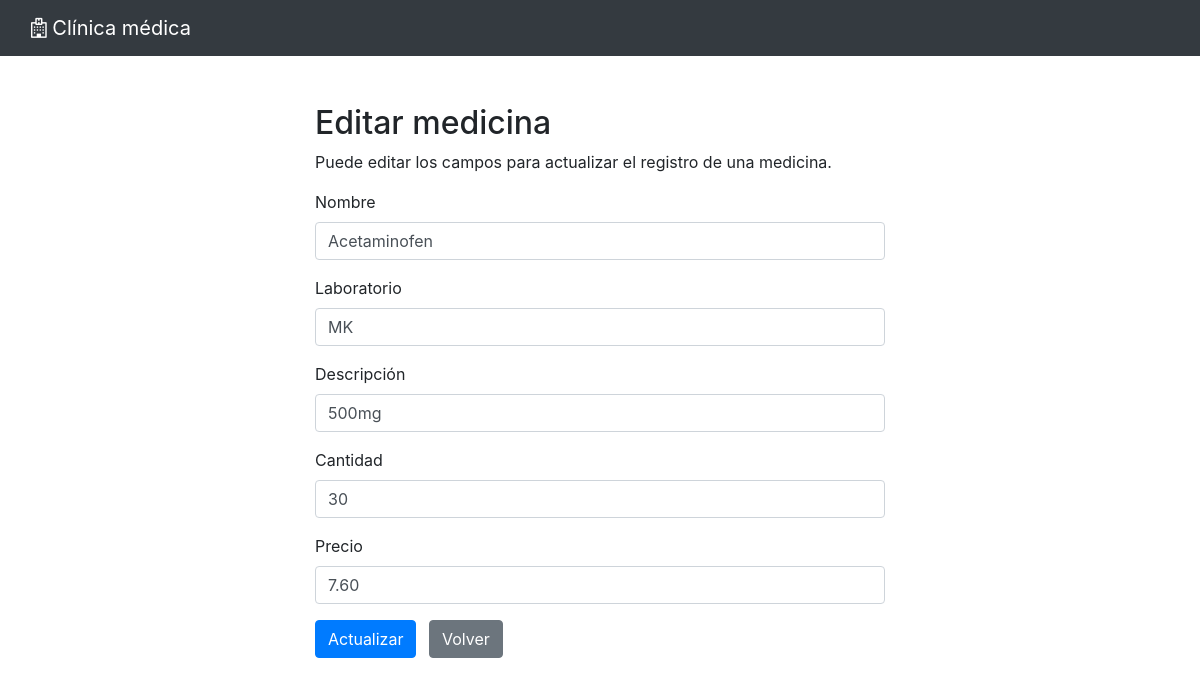
The app's page /medicinas/update.php?id=1 (signed in) with its own data.
### tables this page shows
CREATE TABLE `medicinas` (
  `id` int(11) NOT NULL,
  `nombre` varchar(50) NOT NULL,
  `laboratorio` varchar(50) NOT NULL,
  `descripcion` varchar(100) DEFAULT NULL,
  `cantidad` int(10) DEFAULT NULL,
  `precio` decimal(10,2) DEFAULT 0.00,
  `imagen` varchar(2083) DEFAULT NULL
);

### medicinas/update.php (the view, shortened to what this page needs)
<?php
require_once "../config.php";
$name = "";
$laboratory = "";
$description = "";
$quantity = 0;
$price = 0;
$nameError = $laboratoryError = $descriptionError = $quantityError = $priceError = "";
try {
    if (isset($_POST["id"]) && !empty($_POST["id"])) {
        $id = $_POST["id"];
        $inputName = trim($_POST["name"]);
        if (empty($inputName)) {
            $nameError = "Nombre no debe estar en blanco.";
        } else {
            $name = $inputName;
        }
        $inputLaboratory = trim($_POST["laboratory"]);
        if (empty($inputLaboratory)) {
            $laboratoryError = "Laboratorio no debe estar en blanco.";
        } else {
            $laboratory = $inputLaboratory;
        }
        $inputDescription = trim($_POST["description"]);
        if (empty($inputDescription)) {
            $descriptionError = "Descripción no debe estar en blanco.";
        } else {
            $description = $inputDescription;
        }
        $inputQuantity = trim($_POST["quantity"]);
        if ($inputQuantity > 999) {
            $quantityError = "La cantidad máxima es 999.";
        } else if ($inputQuantity <= 0) {
            $quantityError = "La cantidad mínima es 1.";
        } else {
            $quantity = $inputQuantity;
        }
        $inputPrice = trim($_POST["price"]);
        if ($inputPrice <= 0) {
            $priceError = "El monto mínimo del precio debe ser $0.01";
        } else {
            $price = $inputPrice;
        }
        if (empty($nameError) && empty($laboratoryError) && empty($descriptionError) && empty($quantityError) && empty($priceError)) {
            $sql = "UPDATE medicinas SET nombre = ?, laboratorio = ?, descripcion = ?, cantidad = ?, precio = ? WHERE id = ?";
            if ($stmt = mysqli_prepare($link, $sql)) {
                mysqli_stmt_bind_param($stmt, "sssssi", $paramName,$paramLaboratory, $paramDescription, $paramQuantity, $paramPrice, $paramId);
                $paramName = $name;
                $paramLaboratory = $laboratory;
                $paramDescription = $description;
                $paramQuantity = $quantity;
                $paramPrice = $price;
                $paramId = $id;
                if (mysqli_stmt_execute($stmt)) {
                    header("location: index.php");
                    exit();
                } else {
                    echo "Hubo un error al actualizar la información de la medicina.";
                }
            }
            mysqli_stmt_close($stmt);
        }
        mysqli_close($link);
    } else {
        if (isset($_GET["id"]) && !empty(trim($_GET["id"]))) {
            $sql = "SELECT * FROM medicinas WHERE id = ?";
            if ($stmt = mysqli_prepare($link, $sql)) {
                mysqli_stmt_bind_param($stmt, "i", $paramId);
                if (mysqli_stmt_execute($stmt)) {
                    $result = mysqli_stmt_get_result($stmt);
                    if (mysqli_num_rows($result) == 1) {
                        $row = mysqli_fetch_array($result, MYSQLI_ASSOC);
                        $name = $row["nombre"];
                        $laboratory = $row["laboratorio"];
                        $description = $row["descripcion"];
                        $quantity = $row["cantidad"];
                        $price = $row["precio"];
                    } else {
                        header("location: error.php");
                        exit();
                    }
                } else {
                    echo "Hubo un error al obtener la información de la medicina.";
                }
            }
        } else {
            header("location: error.php");
            exit();
        }
    }
} catch (Exception $e) {
    echo $e->getMessage();
}
?>
<!DOCTYPE html>
<html lang="en">
<head>
    <link rel="stylesheet" href="https://stackpath.bootstrapcdn.com/bootstrap/4.5.2/css/bootstrap.min.css">
    <link rel="stylesheet" href="https://maxcdn.bootstrapcdn.com/font-awesome/4.7.0/css/font-awesome.min.css">
</head>
<body>
<nav class="navbar navbar-dark bg-dark">
    <div class="container-fluid">
        <a class="navbar-brand" style="color:white"><i class="fa fa-hospital-o"></i> Clínica médica</a>
    </div>
</nav>
<div class="wrapper">
    <div class="container-fluid">
        <div class="row">
            <div class="col-md-12">
                <h2 class="mt-5">Editar medicina</h2>
                <p>Puede editar los campos para actualizar el registro de una medicina.</p>
                <form action="<?php echo htmlspecialchars(basename($_SERVER['REQUEST_URI'])); ?>" method="post">
                    <div class="form-group">
                        <label>Nombre</label>
                        <input type="text" name="name"
                               class="form-control <?php echo (!empty($nameError)) ? 'is-invalid' : ''; ?>"
                               value="<?php echo $name; ?>">
                    </div>
                    <div class="form-group">
                        <label>Laboratorio</label>
                        <input type="text" name="laboratory" maxlength="50"
                               class="form-control <?php echo (!empty($laboratoryError)) ? 'is-invalid' : ''; ?>"
                               value="<?php echo $laboratory; ?>">
                    </div>
                    <div class="form-group">
                        <label>Descripción</label>
                        <input type="text" name="description" maxlength="100"
                               class="form-control <?php echo (!empty($descriptionError)) ? 'is-invalid' : ''; ?>"
                               value="<?php echo $description; ?>">
                    </div>
                    <div class="form-group">
                        <label>Cantidad</label>
                        <input type="number" name="quantity"
                               class="form-control <?php echo (!empty($quantityError)) ? 'is-invalid' : ''; ?>"
                               value="<?php echo $quantity; ?>">
                    </div>
                    <div class="form-group">
                        <label>Precio</label>
                        <input type="number" step="0.01" name="price" placeholder="0.00"
                               class="form-control <?php echo (!empty($priceError)) ? 'is-invalid' : ''; ?>"
                               value="<?php echo $price; ?>">
                    </div>
                    <input type="submit" class="btn btn-primary" value="Actualizar">
                    <a href="index.php" class="btn btn-secondary ml-2">Volver</a>
                </form>
            </div>
        </div>
    </div>
</div>
</body>
</html>

### medicinas/update.php (style rules this page uses)
.wrapper { width: 600px; margin: 0 auto; }

### records on screen
medicinas: name "Acetaminofen", laboratory "MK", description "500mg", quantity "30", price "7.60"
